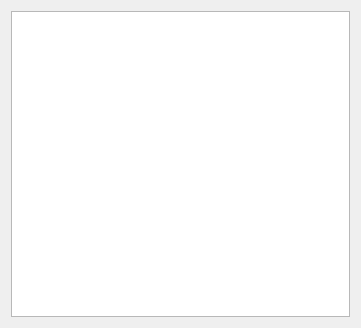
<?xml version="1.0" encoding="UTF-8"?>
<ui version="4.0">
 <class>EventSender</class>
 <widget class="QWidget" name="EventSender">
  <property name="geometry">
   <rect>
    <x>0</x>
    <y>0</y>
    <width>361</width>
    <height>328</height>
   </rect>
  </property>
  <property name="locale">
   <locale language="English" country="UnitedStates"/>
  </property>
  <layout class="QVBoxLayout" name="verticalLayout">
   <item>
    <widget class="QListWidget" name="LWEvents">
     <property name="toolTip">
      <string>Send event by double-clicking.</string>
     </property>
     <property name="editTriggers">
      <set>QAbstractItemView::EditTrigger::NoEditTriggers</set>
     </property>
     <property name="showDropIndicator" stdset="0">
      <bool>false</bool>
     </property>
     <property name="alternatingRowColors">
      <bool>true</bool>
     </property>
     <property name="selectionBehavior">
      <enum>QAbstractItemView::SelectionBehavior::SelectRows</enum>
     </property>
    </widget>
   </item>
  </layout>
 </widget>
 <resources>
  <include location="../QModules.qrc"/>
 </resources>
 <connections>
  <connection>
   <sender>LWEvents</sender>
   <signal>itemDoubleClicked(QListWidgetItem*)</signal>
   <receiver>EventSender</receiver>
   <slot>OnEventDoubleClicked(QListWidgetItem*)</slot>
   <hints>
    <hint type="sourcelabel">
     <x>180</x>
     <y>163</y>
    </hint>
    <hint type="destinationlabel">
     <x>180</x>
     <y>163</y>
    </hint>
   </hints>
  </connection>
 </connections>
 <slots>
  <slot>OnEventDoubleClicked(QListWidgetItem*)</slot>
 </slots>
</ui>
